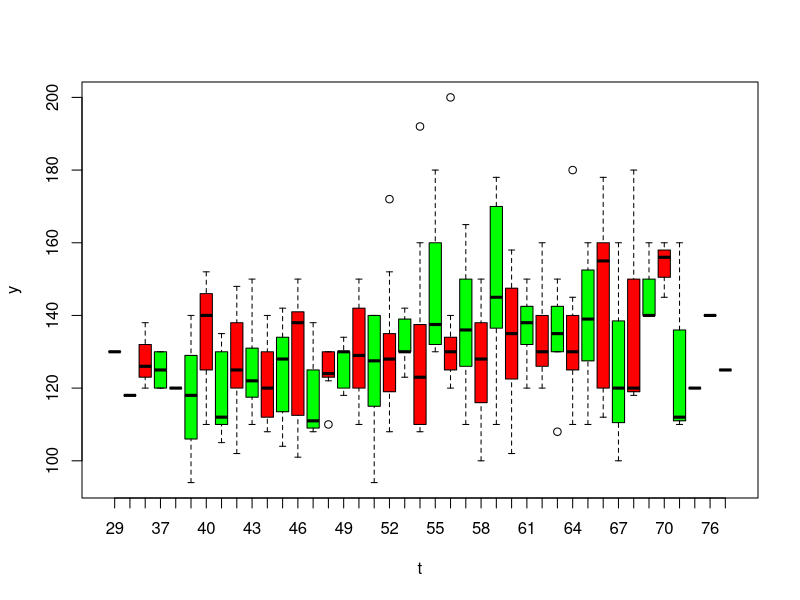

R code for this plot:

h_data= read.csv("heart.csv" , sep = " ")
h_data[1:5,]
names(h_data)=c("age", "sex", "cp", "trestbps", "chol")
h_data[1:6,1:5]
h_men_tst_120 <- subset(h_data, trestbps >120 & sex==0)
h_women_tst_120<- subset(h_data,trestbps>120 & sex==1)
dim(h_women_tst_120)

mean_h_women_tst_120<- mean(h_women_tst_120$trestbps)
mean_h_women_tst_120
mean_h_men_tst_120<- mean(h_men_tst_120$trestbps)
mean_h_men_tst_120

pdf("res.pdf")
boxplot(trestbps~age,h_data, col= c("red", "green"),xlab = "t", ylab = "y")
dev.off()
